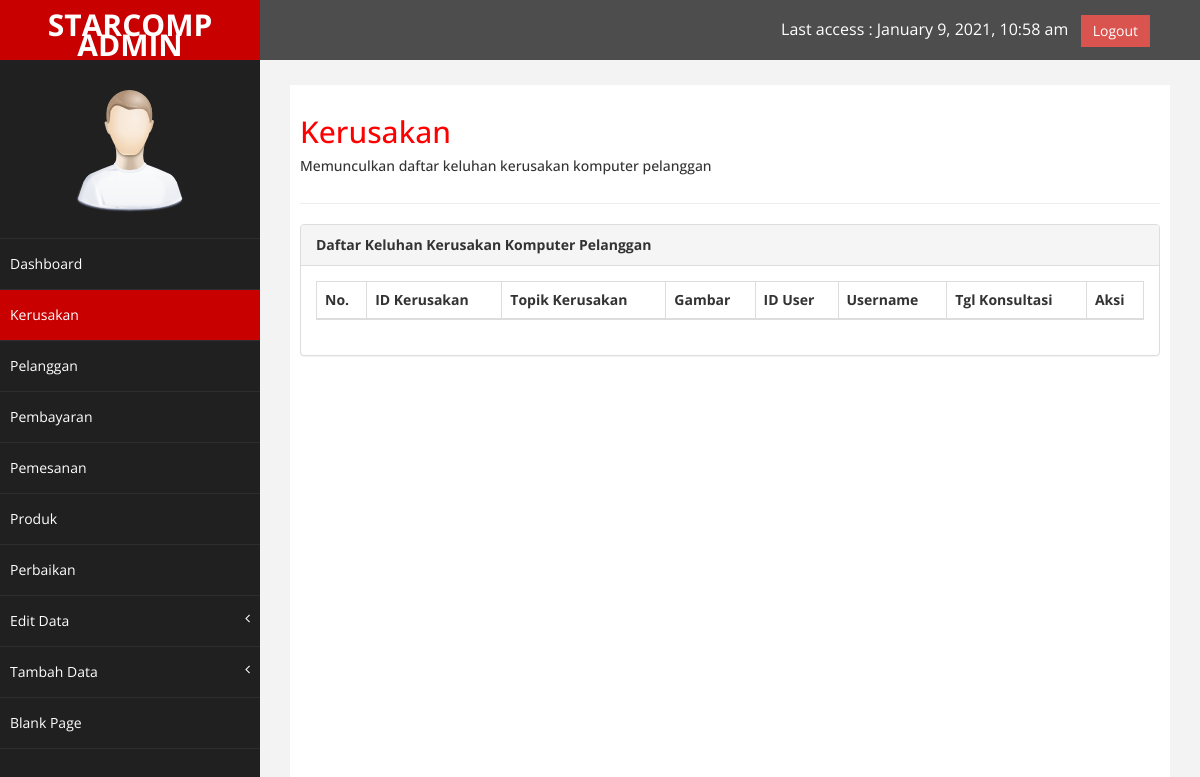
Before: /index.php/kerusakan with the older database file.
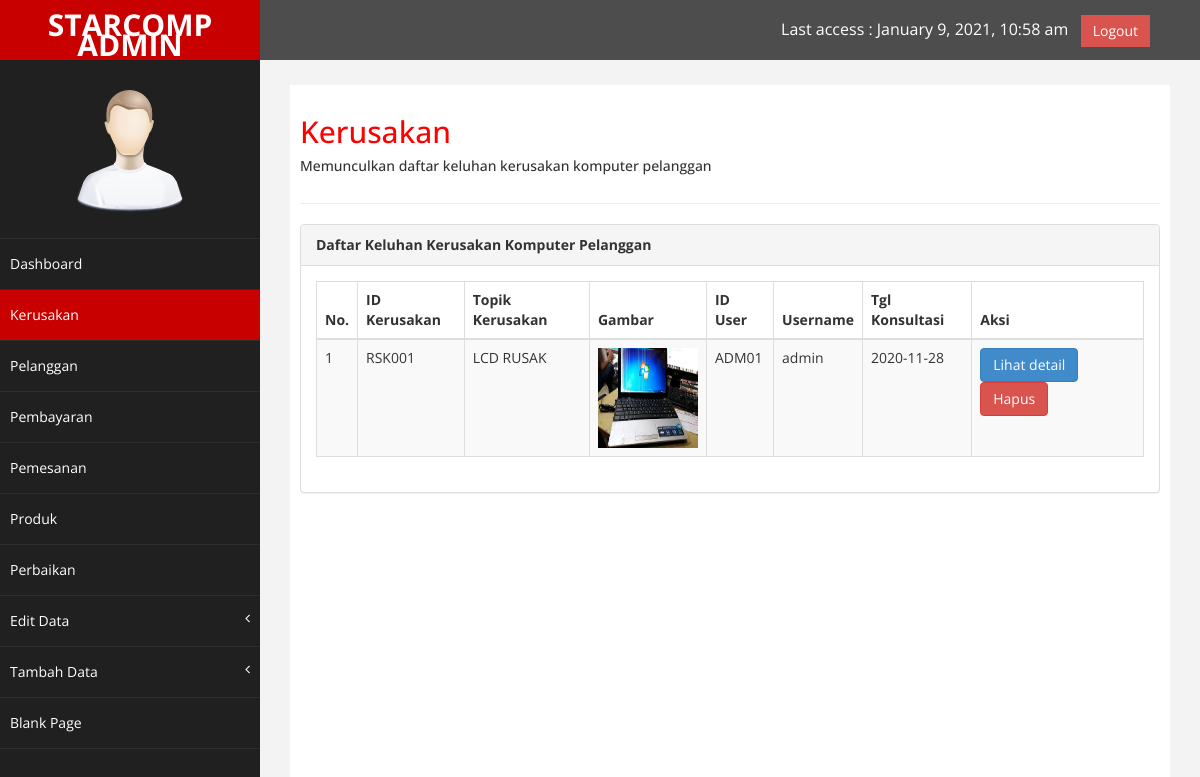
After: the same page with the newer database file.
### tables this page shows
CREATE TABLE `gambar_kerusakan` (
  `id_gmbr_rusak` int(3) NOT NULL,
  `id_kerusakan` varchar(6) NOT NULL,
  `namafilerusak` varchar(30) NOT NULL
);

CREATE TABLE `kerusakan` (
  `id_kerusakan` varchar(6) NOT NULL,
  `topik_kerusakan` varchar(15) NOT NULL,
  `dskpsi_kerusakan` varchar(200) NOT NULL,
  `id_user` varchar(10) NOT NULL,
  `username` varchar(15) NOT NULL,
  `tgl_konsul` date NOT NULL
);

### application/controllers/Kerusakan.php (called while the page is built, shortened)
<?php
class Kerusakan extends CI_Controller {
	public function __construct()
	{
		$this->load->database();
		$this->load->model('kerusakan_model');
	}
	public function index(){
		$result['kerusakan'] = $this->kerusakan_model->listing();
		$this->load->view('main/kerusakan', $result);
	}
}

### index.php (called while the page is built, shortened)
<?php
require_once BASEPATH.'core/CodeIgniter.php';

### application/models/Kerusakan_model.php (called while the page is built, shortened)
<?php
class Kerusakan_model extends CI_Model {
	public function listing(){
		$query = $this->db->query('select * from kerusakan inner join gambar_kerusakan where kerusakan.id_kerusakan = gambar_kerusakan.id_kerusakan;');
		return $query->result();
	}
}

### application/views/main/kerusakan.php (the view, shortened to what the changed rows need)
<!DOCTYPE html>
<html xmlns="http://www.w3.org/1999/xhtml">
<head>
    <link href="<?php echo base_url('assets/css/bootstrap.css');?>" rel="stylesheet" />
    <link href="<?php echo base_url('assets/css/font-awesome.css')?>" rel="stylesheet" />
    <link href="<?php echo base_url('assets/js/morris/morris-0.4.3.min.css')?>" rel="stylesheet" />
    <link href="<?php echo base_url('assets/css/custom.css')?>" rel="stylesheet" />
</head>
<body>
    <div id="wrapper">
               <div id="page-wrapper" >
            <div id="page-inner">
                <div class="row">
                    <div class="col-md-12">
                     <h2>Kerusakan</h2>
                    </div>
                </div>
            <div class="row">
                <div class="col-md-12">
                    <div class="panel panel-default">
                        <div class="panel-body">
                            <div class="table-responsive">
                                <table class="table table-striped table-bordered table-hover" id="dataTables-example">
                                    <thead>
                                        <tr>
                                            <th>No.</th>
                                            <th>ID Kerusakan</th>
                                            <th>Topik Kerusakan</th>
                                            <th>Gambar</th>
                                            <th>ID User</th>
                                            <th>
                                                Username
                                            </th>
                                            <th>Tgl Konsultasi</th>
                                            <th>Aksi</th>
                                        </tr>
                                    </thead>
                                    <tbody>
                                        <tr class="gradeU">
                                            <?php
                                                $no = 1;
                                                foreach ($kerusakan as $kerusakan) {
                                            ?>
                                            <td><?php echo $no; ?></td>
                                            <td><?php echo $kerusakan->id_kerusakan; ?></td>
                                            <td><?php echo $kerusakan->topik_kerusakan; ?></td>
                                            <td>
                                                <img src="<?php echo base_url('assets/img/kerusakan/'.$kerusakan->namafilerusak.'');?>" height="100px" width="100px" />
                                            </td>
                                            <td><?php echo $kerusakan->id_user; ?></td>
                                            <td><?php echo $kerusakan->username; ?></td>
                                            <td><?php echo $kerusakan->tgl_konsul?></td>
                                            <td>
                                            <a class="btn btn-primary" href="<?php echo site_url('Kerusakan/detail_kerusakan/'. $kerusakan->id_kerusakan) ;?>">Lihat detail</a>
                                            <a class=" btn btn-danger" href="<?php echo site_url('Kerusakan/hps_kerusakan/'.$kerusakan->id_kerusakan)?>" onclick="return confirm('Anda Yakin Ingin Menghapus Data Ini ?')">Hapus</a>
                                            </td>
                                        </tr>
                                        <?php
                                        $no++;
                                    }
                                        ?>
                                    </tbody>
                                </table>
                            </div>
                        </div>
                    </div>
                </div>
            </div>
      </div>
    </div>
    </div>
</body>
</html>

Changed rows visible on the page:
added gambar_kerusakan: id_kerusakan "RSK001", id_kerusakan.topik_kerusakan "LCD RUSAK", namafilerusak (picture), id_kerusakan.id_user "ADM01", id_kerusakan.username "admin", id_kerusakan.tgl_konsul "2020-11-28"
